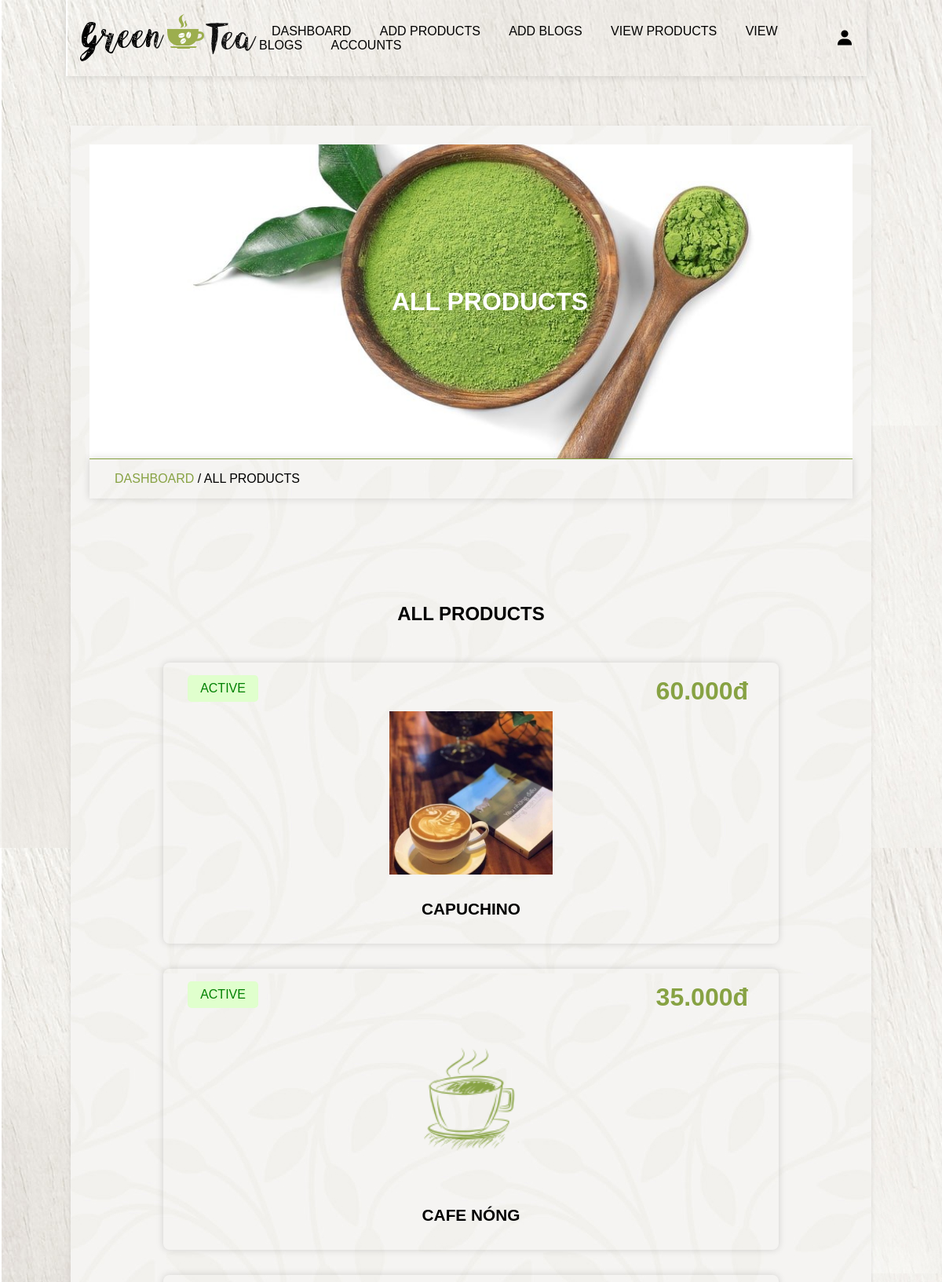
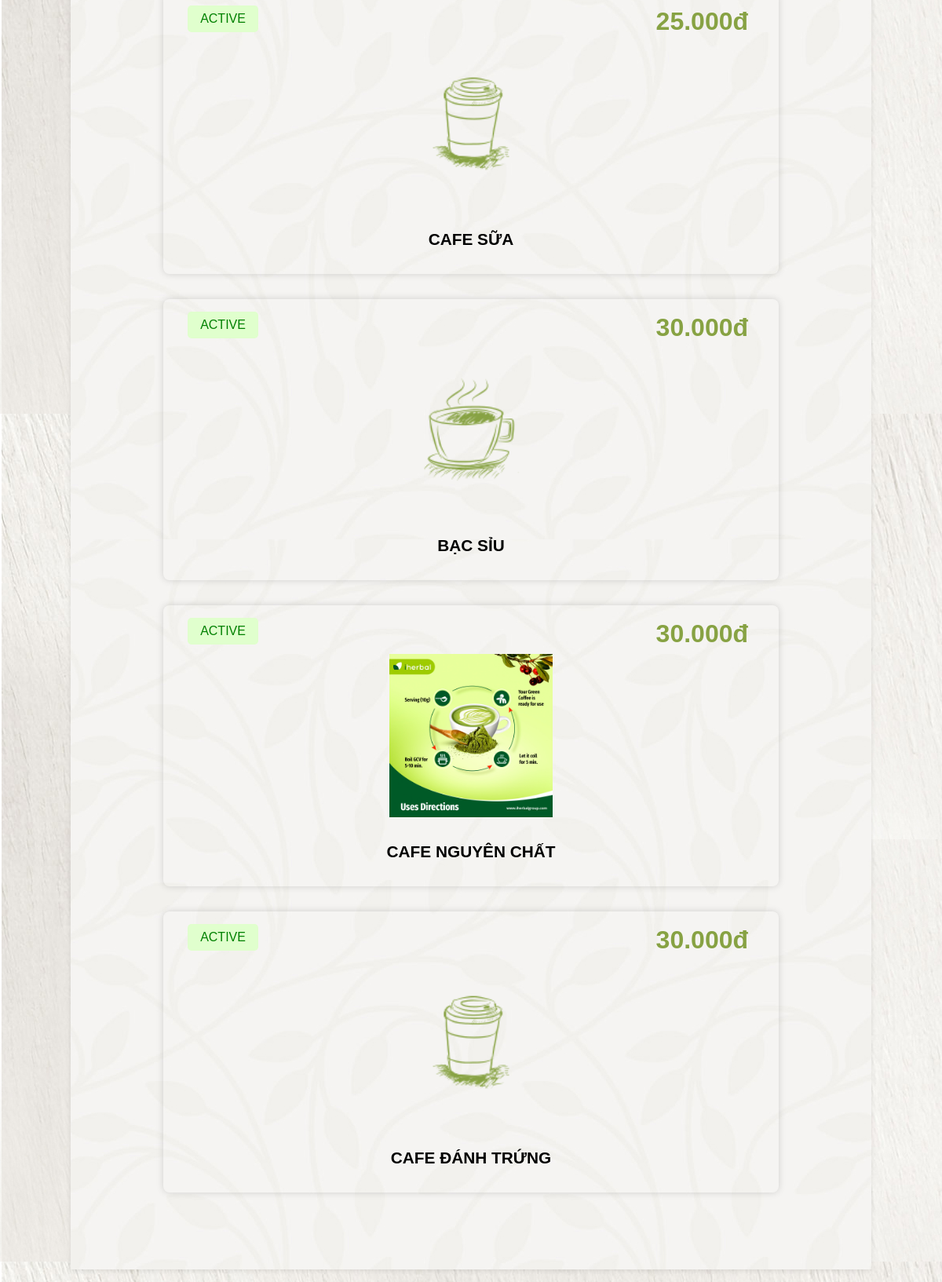
Screenshot of /admin_view_product01.php (signed in) with the database file from the repository (2 pictures, top to bottom).
### tables this page shows
CREATE TABLE `products` (
  `id` varchar(20) NOT NULL,
  `name` varchar(250) NOT NULL,
  `price` int(50) NOT NULL,
  `image` varchar(255) NOT NULL,
  `product_detail` varchar(1000) NOT NULL,
  `status` varchar(100) NOT NULL
);

### admin_view_product01.php (the view, shortened to what this page needs)
<?php
include 'connect.php';
?>
<!DOCTYPE html>
<html lang="en">
<head>
<link href='https://unpkg.com/boxicons@2.1.4/css/boxicons.min.css' rel='stylesheet'>
<link rel ="stylesheet" type = "text/css" href="backend.css?v=<?php echo time(); ?>">
</head>
<body>
    <?php include 'admin_header.php'; ?>
    <div class = "main">
        <div class = "banner">
            <h1>all products</h1>
        </div>
        <div class = "title2">
            <a href="dashboard.php">dashboard</a><span> / all products</span>
        </div>
        <section class = "show-post">
            <h1 class = "heading">all products</h1>
            <div class = "box-container">
                <?php
                    $select_products = $conn->prepare("select * from `products` where status = ? ");
                    $status_products = 'active';
                    $select_products->execute([$status_products]);
                    if($select_products->rowCount() > 0){
                        while($fetch_products = $select_products->fetch(PDO::FETCH_ASSOC)){
                ?>
                <form action="" method = "post" class = "box">
                    <?php if($fetch_products['image'] != ''){?>
                        <img src="img/<?= $fetch_products['image']; ?>" alt="" class = "image">
                    <?php } ?>
                    <div class = "status" style="color: <?php if($fetch_products['status']=='active'){echo "green";}else{echo "red";} ?>;"><?= $fetch_products['status']; ?></div>
                    <div class="price"><?= number_format($fetch_products['price'], 0, ',', '.'); ?>đ</div>
                    <div class = "title"><?= $fetch_products['name']; ?></div>
                </form>
                <?php
                        }
                    }else{
                        echo '<div class = "empty">
                                <p>no product added yet!</p>
                            </div>';
                    }
                ?>
            </div>
        </section>
    </div>
</body>
</html>

### backend.css (style rules this page uses)
* { margin: 0; padding: 0; box-sizing: border-box; }
:root { --green: #87a243; --light-green: #e0ffcd; --box-shadow: 0 0 10px rgba(0 0 0/15%); }
html { font-size: 16px; -ms-overflow-style: scrollbar; -webkkit-tap-highlight-color: transparent; font-family: sans-serif; --ms-text-size-adjust: 100%; -webkit-text-size-djust: 100%; }
body { background-image: url('img/body-bg.jpg'); width: 100%; }
.main { width: 85vw; background: url('img/bg.jpg'); box-shadow: 0 2px 6px 0 rgb(0 0 0 / 10%); margin: 1rem auto; margin-top: 10rem; padding: 2%; }
a { text-decoration: none; }
.box-container { display: grid; grid-template-columns: repeat(auto-fit, minmax(30rem, 1fr)); align-items: center; justify-content: center; }
.box-container .box { margin: 1rem; }
.heading { text-align: center; text-transform: uppercase; padding: 1rem; margin-bottom: 1rem; }
section, .post-editor { width: 75 vw; min-height: 100vh; border-radius: 10px; padding: 4%; margin: 8% 4%; margin-bottom: 2%; }
.banner { background-image: url('img/banner.jpg'); background-size: cover; background-position: center; background-color: var(--green); width: 100%; height: 50vh; text-align: center; display: flex; justify-content: center; align-items: center; }
.banner h1 { text-transform: uppercase; color: #fff; margin-left: 3rem; }
.title2 { border-top: 1px solid var(--green); padding: 1rem 2rem; text-transform: uppercase; box-shadow: var(--box-shadow); }
.title2 a { color: var(--green); }
.show-post .box-container .box { position: relative; margin: 1rem; min-height: 20vh; box-shadow: var(--box-shadow); padding: 1rem; border-radius: .5rem; }
.show-post .box-container .box .image { width: 100%; height: 15rem; object-fit: contain; padding: 1rem; margin: 1rem 0; margin-top: 30px; }
.show-post .box-container .box .status { position: absolute; left: 4%; text-transform: uppercase; font-size: 1rem; margin-bottom: 1rem; padding: .5rem 1rem; border-radius: .3rem; display: inline-block; margin-bottom: 1rem; background: var(--light-green); }
.show-post .box-container .box .price { position: absolute; right: 5%; top: 5%; font-size: 2rem; font-weight: bold; color: var(--green); }
.show-post .box-container .box .title { font-size: 1.3rem; text-transform: uppercase; font-weight: bold; margin-bottom: 1rem; text-align: center; }

### rows the page displays
products: image (picture), status "ACTIVE", price "60.000", name "CAPUCHINO"
products: image (picture), status "ACTIVE", price "35.000", name "CAFE NÓNG"
products: image (picture), status "ACTIVE", price "25.000", name "CAFE SỮA"
products: image (picture), status "ACTIVE", price "30.000", name "BẠC SỈU"
products: image (picture), status "ACTIVE", price "30.000", name "CAFE NGUYÊN CHẤT"
products: image (picture), status "ACTIVE", price "30.000", name "CAFE ĐÁNH TRỨNG"
